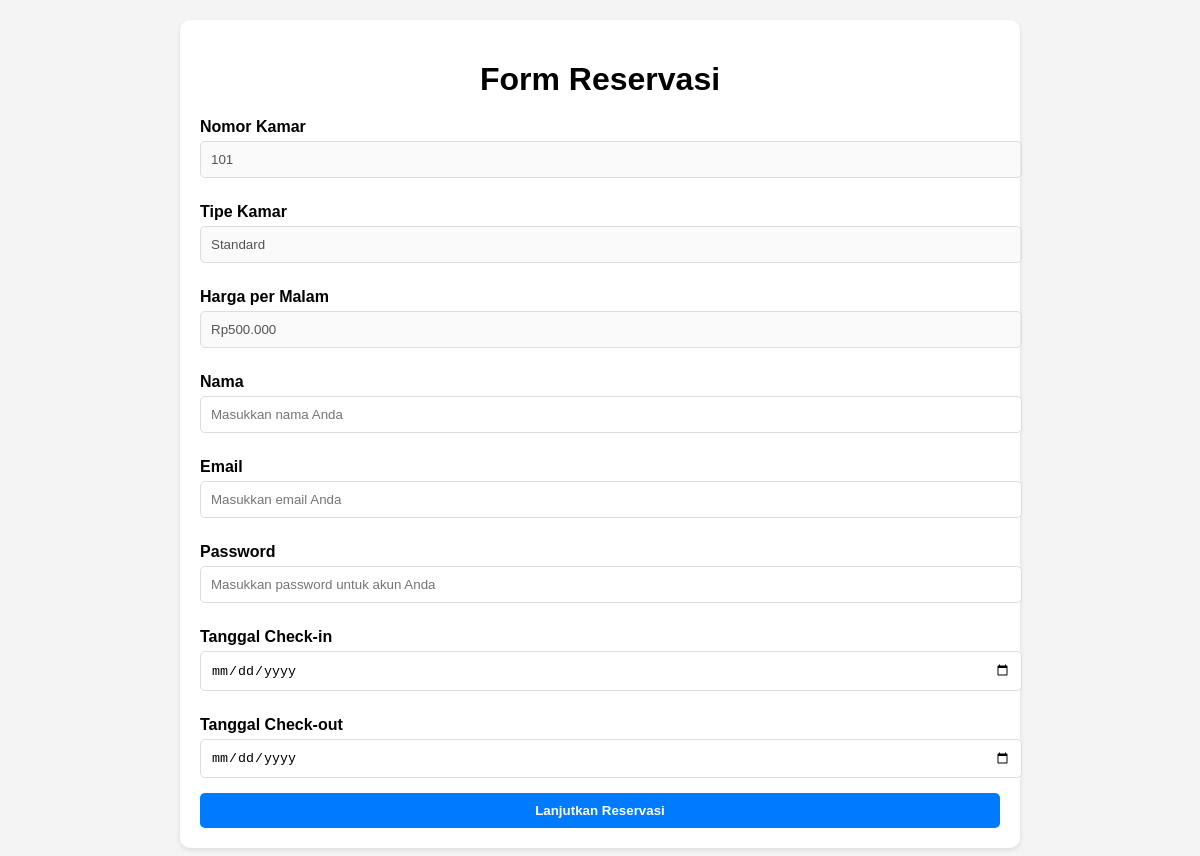
Screenshot of /form_reservasi.php?id=1 with the database file from the repository.
### tables this page shows
CREATE TABLE kamar (
    id INT AUTO_INCREMENT PRIMARY KEY,
    nomor_kamar VARCHAR(10) NOT NULL UNIQUE,
    tipe VARCHAR(50) NOT NULL,
    harga DECIMAL(10,2) NOT NULL,
    deskripsi TEXT,
    status ENUM('tersedia', 'terpesan') NOT NULL
);

### form_reservasi.php (the view, shortened to what this page needs)
<?php
include 'koneksi.php';
$id_kamar = $_GET['id'] ?? null;
$sql_kamar = "SELECT * FROM kamar WHERE id = ?";
$stmt = $conn->prepare($sql_kamar);
$stmt->bind_param("i", $id_kamar);
$stmt->execute();
$result = $stmt->get_result();
$kamar = $result->fetch_assoc();
?>
<!DOCTYPE html>
<html lang="id">
<head>
</head>
<body>
    <div class="container">
        <h1>Form Reservasi</h1>
        <form action="proses_reservasi.php" method="POST">
            <label for="nomor_kamar">Nomor Kamar</label>
            <input type="text" id="nomor_kamar" value="<?= htmlspecialchars($kamar['nomor_kamar']) ?>" disabled>
            <label for="tipe">Tipe Kamar</label>
            <input type="text" id="tipe" value="<?= htmlspecialchars($kamar['tipe']) ?>" disabled>
            <label for="harga">Harga per Malam</label>
            <input type="text" id="harga" value="Rp<?= number_format($kamar['harga'], 0, ',', '.') ?>" disabled>
            <label for="nama">Nama</label>
            <input type="text" name="nama" id="nama" placeholder="Masukkan nama Anda" required>
            <label for="email">Email</label>
            <input type="email" name="email" id="email" placeholder="Masukkan email Anda" required>
            <label for="password">Password</label>
            <input type="password" name="password" id="password" placeholder="Masukkan password untuk akun Anda" required>
            <label for="tanggal_check_in">Tanggal Check-in</label>
            <input type="date" name="tanggal_check_in" id="tanggal_check_in" required>
            <label for="tanggal_check_out">Tanggal Check-out</label>
            <input type="date" name="tanggal_check_out" id="tanggal_check_out" required>
            <button type="submit" class="btn">Lanjutkan Reservasi</button>
        </form>
    </div>
</body>
</html>

### form_reservasi.php (style rules this page uses)
body { font-family: Arial, sans-serif; margin: 0; padding: 0; background-color: #f4f4f4; }
.container { max-width: 800px; margin: 20px auto; padding: 20px; background-color: white; border-radius: 10px; box-shadow: 0 2px 5px rgba(0, 0, 0, 0.1); }
h1 { text-align: center; margin-bottom: 20px; }
label { display: block; margin: 10px 0 5px; font-weight: bold; }
input, select { width: 100%; padding: 10px; margin-bottom: 15px; border: 1px solid #ddd; border-radius: 5px; }
.btn { display: block; width: 100%; padding: 10px; background-color: #007bff; color: white; text-align: center; font-weight: bold; border: none; border-radius: 5px; cursor: pointer; text-decoration: none; }

### rows the page displays
kamar: nomor_kamar "101", tipe "Standard", harga "Rp500.000"
